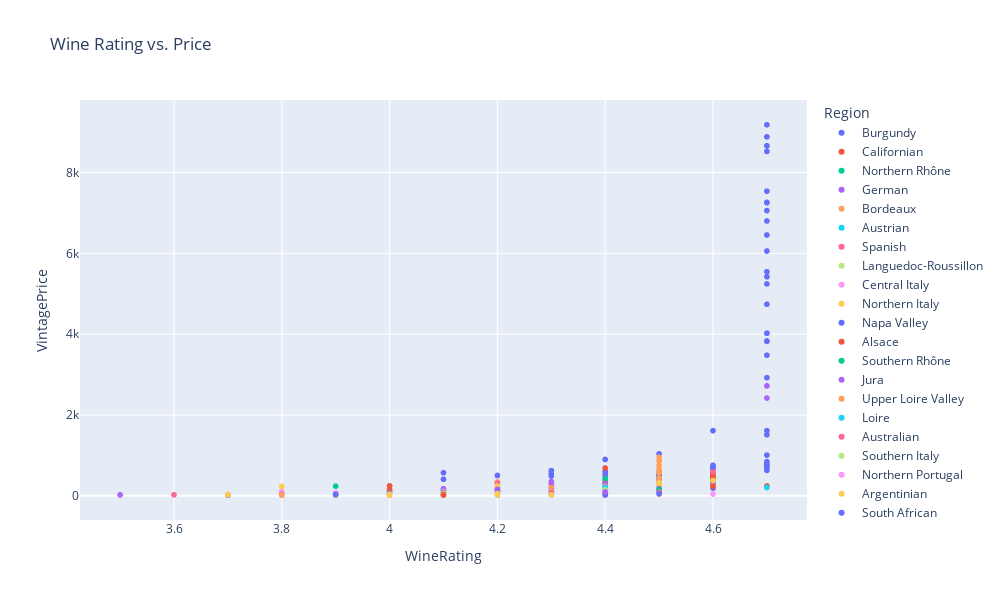

This figure's notebook cell:
### Markdown cell above
I wanted to look at the relationships between the rating and price, and will include the wine name as a hover label

### Code cell
def basic_scatter():

    fig = px.scatter(df,
                x='WineRating',
                y='VintagePrice',
                color = 'Region', 
                hover_name = 'WineName', 
                title='Wine Rating vs. Price',
                height = 600, 
                width = 1000 

                )   
    fig.show()
    
    return

basic_scatter()
